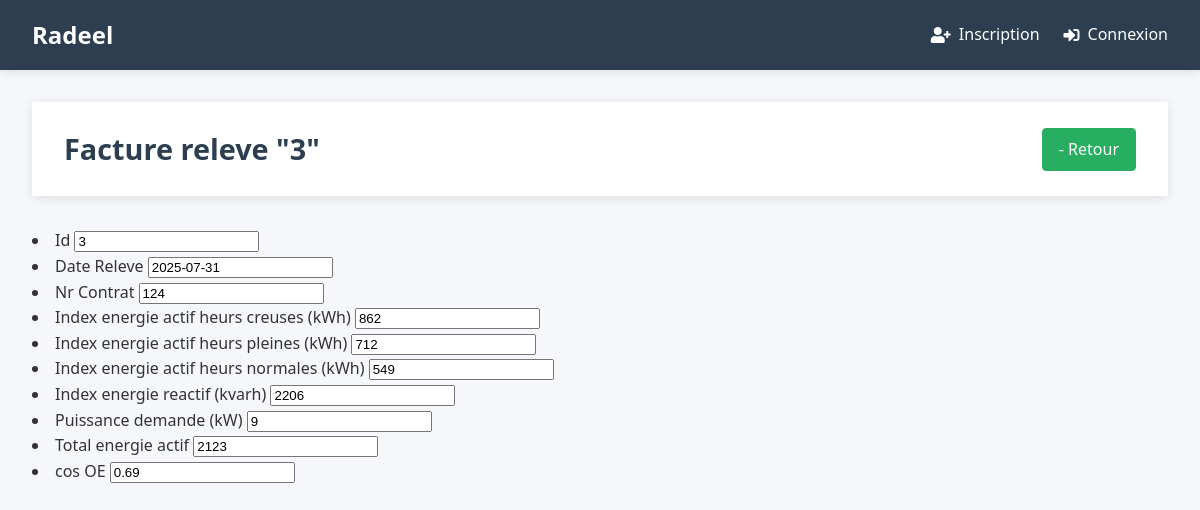
The page /releve/3/calculer on the database as committed earlier.
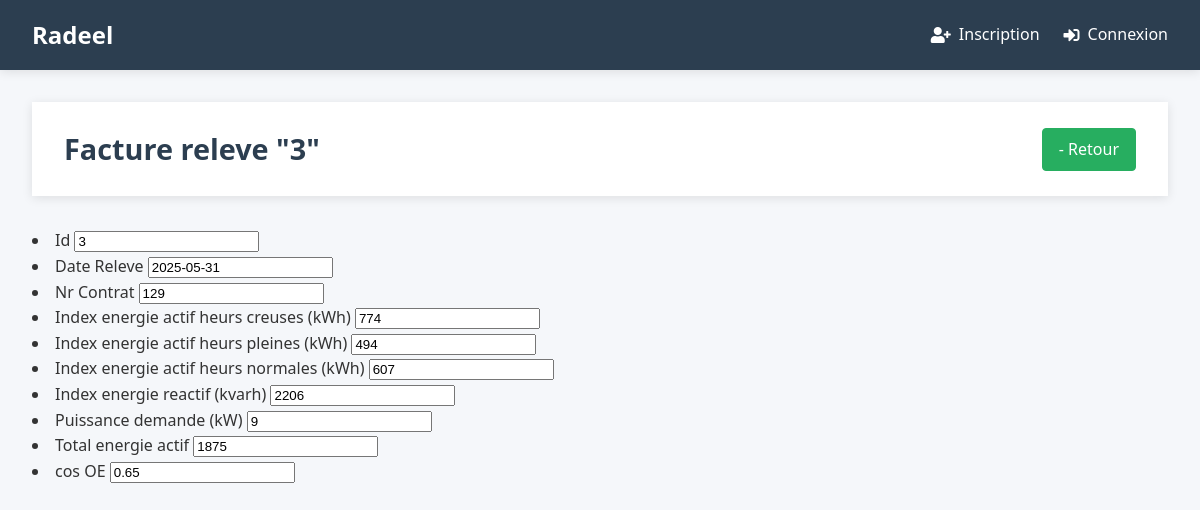
The same page on the database as committed later.
### tables this page shows
CREATE TABLE releves_index (
    id INTEGER PRIMARY KEY AUTOINCREMENT,
    Nr_contrat INTEGER NOT NULL,
    date_releve DATE NOT NULL DEFAULT CURRENT_DATE,
    IEA_HC INTEGER NOT NULL CHECK(IEA_HC >= 0),
    IEA_HP INTEGER NOT NULL CHECK(IEA_HP >= 0),
    IEA_HN INTEGER Not Null CHECK(IEA_HN >= 0),
    I_energie_reactif INTEGER CHECK(I_energie_reactif >= 0),
    Puissance_demande INTEGER CHECK(Puissance_demande >= 0),
    FOREIGN KEY (Nr_contrat) REFERENCES contrats(Nr_contrat) ON DELETE CASCADE,
    UNIQUE(Nr_contrat, date_releve)
);

### radeel/releves.py (the view)
@br.route('/<int:id>/calculer')
def calculer(id):
    releve = get_releve(id)
    Puissance_demande = releve['Puissance_demande']
    old_releve = get_db().execute(
        'SELECT * FROM releves_index WHERE Id < ? and Nr_contrat = ? ORDER BY date_releve DESC LIMIT 1', (id,releve['Nr_contrat'],)
    ).fetchone()
    IEA_HC = releve['IEA_HC'] - (old_releve['IEA_HC'] if old_releve else 0)
    IEA_HP = releve['IEA_HP'] - (old_releve['IEA_HP'] if old_releve else 0)
    IEA_HN = releve['IEA_HN'] - (old_releve['IEA_HN'] if old_releve else 0)
    I_energie_reactif = releve['I_energie_reactif'] - (old_releve['I_energie_reactif'] if old_releve else 0)
    total_energie_active = IEA_HC + IEA_HP + IEA_HN
    cos_O = total_energie_active/(I_energie_reactif** 2 + total_energie_active** 2)**0.5
    valeurs = {
        'IEA_HC': IEA_HC,
        'IEA_HP': IEA_HP,
        'IEA_HN': IEA_HN,
        'I_energie_reactif': I_energie_reactif,
        'Puissance_demande': Puissance_demande,
        'total_energie_active': total_energie_active,
        'cos_O': cos_O
    }
    return render_template('releves/calculer.html', releve=releve, valeurs=valeurs)

### radeel/auth.py (called while the page is built)
@bp.before_app_request
def load_logged_in_user():
    user_id = session.get('user_id')
    if user_id is None:
        g.user = None
    else:
        g.user = get_db().execute(
            'SELECT * FROM user WHERE id = ?', (user_id,)
        ).fetchone()

### radeel/db.py (called while the page is built)
def get_db():
    if 'db' not in g:
        g.db = sqlite3.connect(
            current_app.config['DATABASE'],
            detect_types=sqlite3.PARSE_DECLTYPES
        )
        g.db.execute("PRAGMA foreign_keys = ON;")
        g.db.row_factory = sqlite3.Row
    return g.db

### radeel/releves.py (called while the page is built)
def get_releve(Id):
    releve = get_db().execute(
        'SELECT * FROM releves_index WHERE Id = ?',(Id,)).fetchone()
    if releve is None:
        abort(404, f"Releve Nr {Id} n'existe pas.")
    return releve

### radeel/templates/releves/calculer.html
{% extends 'base.html' %}
{% block header %}
  <h1>{% block title %}Facture releve "{{ releve['Id'] }}"{% endblock %}</h1>
  <a href="{{ url_for('releve.index') }}" class="btn btn-success">- Retour</a>
{% endblock %}
{% block content %}
    <li>
    <label for="Id">Id</label>
    <input type="text" id="Id" value="{{ releve['Id'] }}" readonly>
    </li>
    <li>
    <label for="date_releve">Date Releve</label>
    <input type="text" id="date_releve" value="{{ releve['date_releve'] }}" readonly>
    </li>
    <li>
    <label for="Nr_contrat">Nr Contrat</label>
    <input type="text" id="Nr_contrat" value="{{ releve['Nr_contrat'] }}" readonly>
    </li>
    <li>
    <label for="'IEA_HC'">Index energie actif heurs creuses (kWh)</label>
    <input type="text" id="IEA_HC" value="{{ valeurs['IEA_HC'] }}" readonly>
    </li>
    <li>
    <label for="IEA_HP">Index energie actif heurs pleines (kWh)</label>
    <input type="text" id="IEA_HP" value="{{ valeurs['IEA_HP'] }}" readonly>
    </li>
    <li>
    <label for="IEA_HN">Index energie actif heurs normales (kWh)</label>
    <input type="text" id="IEA_HN" value="{{ valeurs['IEA_HN'] }}" readonly>
    </li>
    <li>
    <label for="I_energie_reactif">Index energie reactif (kvarh)</label>
    <input type="text" id="I_energie_reactif" value="{{ valeurs['I_energie_reactif'] }}" readonly>
    </li>
    <li>
    <label for="Puissance_demande">Puissance demande (kW)</label>
    <input type="text" id="Puissance_demande" value="{{ releve['Puissance_demande'] }}" readonly>
    </li>
    <li>
    <label for="total_energie_actif">Total energie actif</label>
    <input type="text" id="total_energie_actif" value= "{{valeurs['total_energie_active']}}" readonly>
    </li>
    <li>
    <label for="cos_O">cos OE</label>
    <input type="text" id="cos_O" value="{{valeurs['cos_O'] | round(2)}}"  readonly>
    </li>
{% endblock %}

Rows that differ between the two databases and show on the page:
changed releves_index id 3: date_releve "2025-07-31" → "2025-05-31"; Nr_contrat "124" → "129"
Other text that changed with them:
form field IEA_HC: "862" → "774"
form field IEA_HP: "712" → "494"
form field IEA_HN: "549" → "607"
form field total_energie_active: "2123" → "1875"
form field cos_O: "0.69" → "0.65"
